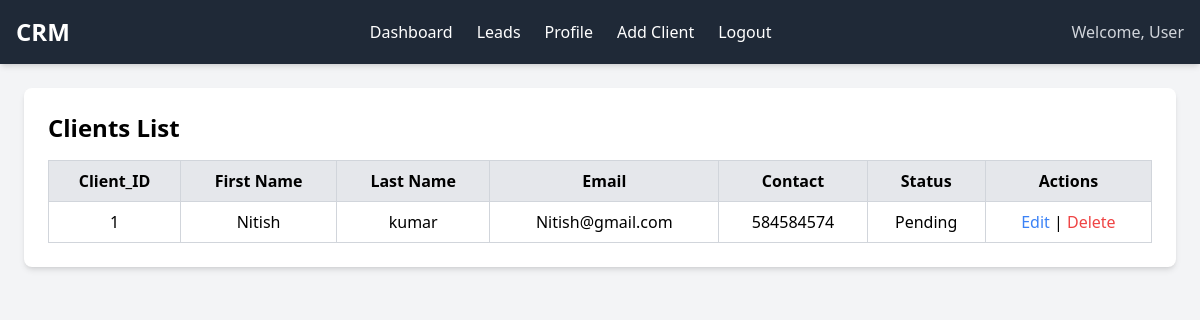
The app's page / (signed in) with its own data.
### app/models.py (models this page shows, shortened)
class BaseModel(models.Model):
    created_at = models.DateTimeField(auto_now_add=True)
    updated_at = models.DateTimeField(auto_now=True)  # Fixed field name
    class Meta:
        abstract = True

class ClientModel(BaseModel):
    lead = models.ForeignKey(LeadModel, on_delete=models.CASCADE, related_name='clients')
    first_name = models.CharField(max_length=30)
    last_name = models.CharField(max_length=30)
    contact = models.CharField(max_length=20)
    email = models.EmailField(unique=True)  # Ensuring unique email for each client
    location = models.TextField()
    about = models.TextField()
    status = models.CharField(
        max_length=50,
        choices=[
            ('Pending', 'Pending'),
            ('Done', 'Done'),
            ('Process', 'Process')  # Capitalized for consistency
        ],
        default=True
    )

### app/views.py (the view)
# urls.py: path('',views.ClientView.as_view(),name='home'),
class ClientView(LoginRequiredMixin,generic.ListView):
    model = ClientModel
    template_name = 'home/index.html'
    context_object_name = 'clients'

### app/templates/home/index.html (shortened to what this page needs)
{% extends 'base.html' %}
{% block content %}
<div class="bg-white p-6 shadow-md rounded-lg">
    <h2 class="text-2xl font-semibold mb-4">Clients List</h2>
    <table class="w-full border-collapse border border-gray-300">
        <thead>
            <tr class="bg-gray-200">
                <th class="border border-gray-300 p-2"> Client_ID </th>
                <th class="border border-gray-300 p-2">First Name</th>
                <th class="border border-gray-300 p-2">Last Name</th>
                <th class="border border-gray-300 p-2">Email</th>
                <th class="border border-gray-300 p-2">Contact</th>
                <th class="border border-gray-300 p-2">Status</th>
                <th class="border border-gray-300 p-2">Actions</th>
            </tr>
        </thead>
        <tbody>
            {% for client in clients %}
            <tr class="text-center">
                <td class="border border-gray-300 p-2">{{ client.id }}</td>
                <td class="border border-gray-300 p-2">{{ client.first_name }}</td>
                <td class="border border-gray-300 p-2">{{ client.last_name }}</td>
                <td class="border border-gray-300 p-2">{{ client.email }}</td>
                <td class="border border-gray-300 p-2">{{ client.contact }}</td>
                <td class="border border-gray-300 p-2">{{ client.status }}</td>
                <td class="border border-gray-300 p-2">
                    <a href="{% url 'update_client' client.id %}" class="text-blue-500 hover:underline">Edit</a> |
                    <a href="{% url 'delete_client' client.id %}" class="text-red-500 hover:underline">Delete</a>
                </td>
            </tr>
            {% empty %}
            <tr>
                <td colspan="7" class="border border-gray-300 p-4 text-center text-gray-500">No clients found</td>
            </tr>
            {% endfor %}
        </tbody>
    </table>
</div>
{% endblock %}

### records on screen
ClientModel: id "1", first_name "Nitish", last_name "kumar", email "Nitish@gmail.com", contact "584584574", status "Pending"
